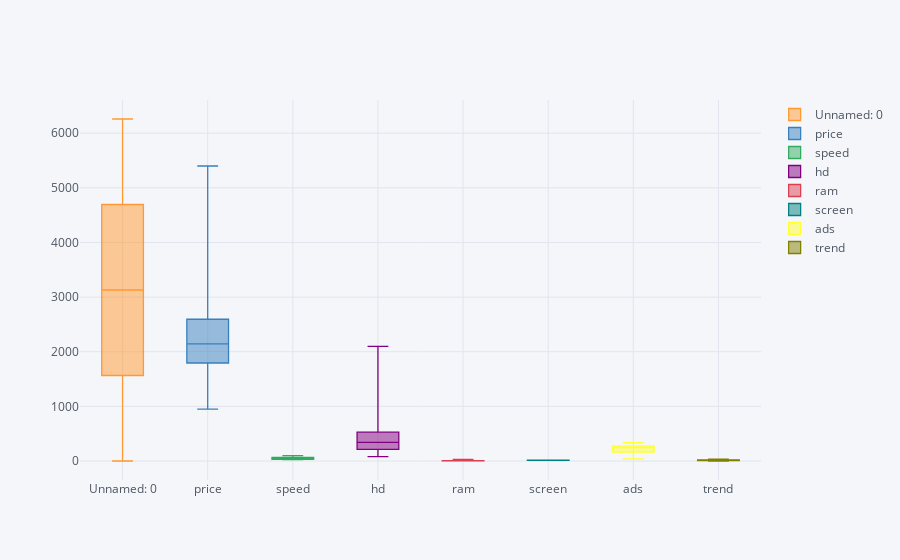

The notebook cell this image was saved under:
### Markdown cell above
## graphs

### Code cell
thist(df)

### Figure 1 — Plotly figure (JSON) as saved in the notebook; plotly's stock layout.template omitted (floating-point values rounded to 4 significant figures; data arrays with more than 128 entries replaced by an {"elided": "..."} marker saying what was removed)
{"data": [{"boxpoints": false, "line": {"width": 1.3}, "marker": {"color": "rgba(255, 153, 51, 1.0)"}, "name": "Unnamed: 0", "orientation": "v", "type": "box", "uid": "ba45b291-44a0-4749-a769-37b160161c38", "y": {"elided": "6259 int values"}}, {"boxpoints": false, "line": {"width": 1.3}, "marker": {"color": "rgba(55, 128, 191, 1.0)"}, "name": "price", "orientation": "v", "type": "box", "uid": "06949ed4-ee2f-48e3-a768-8414afab9cac", "y": {"elided": "6259 int values"}}, {"boxpoints": false, "line": {"width": 1.3}, "marker": {"color": "rgba(50, 171, 96, 1.0)"}, "name": "speed", "orientation": "v", "type": "box", "uid": "ce68aeb8-e602-44e7-bd04-c8594c5d227a", "y": {"elided": "6259 int values"}}, {"boxpoints": false, "line": {"width": 1.3}, "marker": {"color": "rgba(128, 0, 128, 1.0)"}, "name": "hd", "orientation": "v", "type": "box", "uid": "02e89254-366a-411f-a73f-b205df7bd44f", "y": {"elided": "6259 int values"}}, {"boxpoints": false, "line": {"width": 1.3}, "marker": {"color": "rgba(219, 64, 82, 1.0)"}, "name": "ram", "orientation": "v", "type": "box", "uid": "c1a27b4b-de67-43cd-b939-2d10b9054192", "y": {"elided": "6259 int values"}}, {"boxpoints": false, "line": {"width": 1.3}, "marker": {"color": "rgba(0, 128, 128, 1.0)"}, "name": "screen", "orientation": "v", "type": "box", "uid": "72792c8d-2ce2-4d94-8ca9-59f22e9d27e7", "y": {"elided": "6259 int values"}}, {"boxpoints": false, "line": {"width": 1.3}, "marker": {"color": "rgba(255, 255, 51, 1.0)"}, "name": "ads", "orientation": "v", "type": "box", "uid": "a5322764-4721-44a2-829f-bca4ac08c64f", "y": {"elided": "6259 int values"}}, {"boxpoints": false, "line": {"width": 1.3}, "marker": {"color": "rgba(128, 128, 0, 1.0)"}, "name": "trend", "orientation": "v", "type": "box", "uid": "ef3c98bf-e592-48ec-b5ad-2682823c7200", "y": {"elided": "6259 int values"}}], "layout": {"legend": {"bgcolor": "#F5F6F9", "font": {"color": "#4D5663"}}, "paper_bgcolor": "#F5F6F9", "plot_bgcolor": "#F5F6F9", "title": {"font": {"color": "#4D5663"}}, "xaxis": {"gridcolor": "#E1E5ED", "showgrid": true, "tickfont": {"color": "#4D5663"}, "title": {"font": {"color": "#4D5663"}, "text": ""}, "zerolinecolor": "#E1E5ED"}, "yaxis": {"gridcolor": "#E1E5ED", "showgrid": true, "tickfont": {"color": "#4D5663"}, "title": {"font": {"color": "#4D5663"}, "text": ""}, "zerolinecolor": "#E1E5ED"}}}
